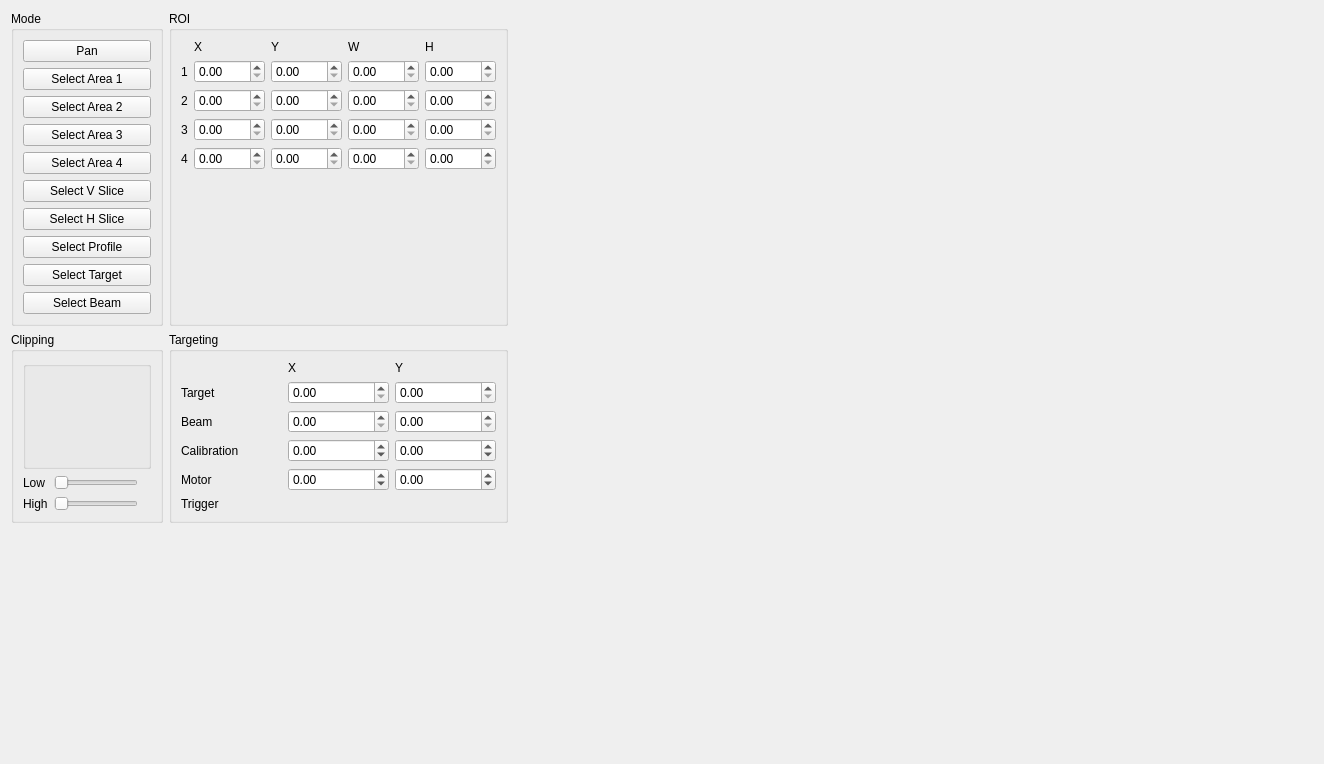
<?xml version="1.0" encoding="UTF-8"?>
<ui version="4.0">
 <class>Form</class>
 <widget class="QWidget" name="Form">
  <property name="geometry">
   <rect>
    <x>0</x>
    <y>0</y>
    <width>1324</width>
    <height>764</height>
   </rect>
  </property>
  <property name="windowTitle">
   <string>QEImage test</string>
  </property>
  <layout class="QHBoxLayout" name="horizontalLayout" stretch="0,1">
   <item>
    <layout class="QGridLayout" name="gridLayout">
     <item row="1" column="1">
      <widget class="QGroupBox" name="groupBox_2">
       <property name="title">
        <string>ROI</string>
       </property>
       <layout class="QGridLayout" name="gridLayout_3">
        <item row="1" column="1">
         <widget class="QESpinBox" name="qespinbox_4">
          <property name="maximum">
           <double>1000.000000000000000</double>
          </property>
          <property name="variable" stdset="0">
           <string>ROI1:X</string>
          </property>
         </widget>
        </item>
        <item row="1" column="2">
         <widget class="QESpinBox" name="qespinbox_2">
          <property name="maximum">
           <double>1000.000000000000000</double>
          </property>
          <property name="variable" stdset="0">
           <string>ROI1:Y</string>
          </property>
         </widget>
        </item>
        <item row="1" column="3">
         <widget class="QESpinBox" name="qespinbox_3">
          <property name="maximum">
           <double>1000.000000000000000</double>
          </property>
          <property name="variable" stdset="0">
           <string>ROI1:W</string>
          </property>
         </widget>
        </item>
        <item row="1" column="4">
         <widget class="QESpinBox" name="qespinbox_5">
          <property name="maximum">
           <double>1000.000000000000000</double>
          </property>
          <property name="variable" stdset="0">
           <string>ROI1:H</string>
          </property>
         </widget>
        </item>
        <item row="2" column="1">
         <widget class="QESpinBox" name="qespinbox_6">
          <property name="maximum">
           <double>1000.000000000000000</double>
          </property>
          <property name="variable" stdset="0">
           <string>ROI2:X</string>
          </property>
         </widget>
        </item>
        <item row="2" column="2">
         <widget class="QESpinBox" name="qespinbox_7">
          <property name="maximum">
           <double>1000.000000000000000</double>
          </property>
          <property name="variable" stdset="0">
           <string>ROI2:Y</string>
          </property>
         </widget>
        </item>
        <item row="2" column="3">
         <widget class="QESpinBox" name="qespinbox_9">
          <property name="maximum">
           <double>1000.000000000000000</double>
          </property>
          <property name="variable" stdset="0">
           <string>ROI2:W</string>
          </property>
         </widget>
        </item>
        <item row="2" column="4">
         <widget class="QESpinBox" name="qespinbox_13">
          <property name="maximum">
           <double>1000.000000000000000</double>
          </property>
          <property name="variable" stdset="0">
           <string>ROI2:H</string>
          </property>
         </widget>
        </item>
        <item row="3" column="1">
         <widget class="QESpinBox" name="qespinbox_11">
          <property name="maximum">
           <double>1000.000000000000000</double>
          </property>
          <property name="variable" stdset="0">
           <string>ROI3:X</string>
          </property>
         </widget>
        </item>
        <item row="3" column="2">
         <widget class="QESpinBox" name="qespinbox_12">
          <property name="maximum">
           <double>1000.000000000000000</double>
          </property>
          <property name="variable" stdset="0">
           <string>ROI3:Y</string>
          </property>
         </widget>
        </item>
        <item row="3" column="3">
         <widget class="QESpinBox" name="qespinbox_8">
          <property name="maximum">
           <double>1000.000000000000000</double>
          </property>
          <property name="variable" stdset="0">
           <string>ROI3:W</string>
          </property>
         </widget>
        </item>
        <item row="3" column="4">
         <widget class="QESpinBox" name="qespinbox_10">
          <property name="maximum">
           <double>1000.000000000000000</double>
          </property>
          <property name="variable" stdset="0">
           <string>ROI3:H</string>
          </property>
         </widget>
        </item>
        <item row="4" column="1">
         <widget class="QESpinBox" name="qespinbox_14">
          <property name="maximum">
           <double>1000.000000000000000</double>
          </property>
          <property name="variable" stdset="0">
           <string>ROI4:X</string>
          </property>
         </widget>
        </item>
        <item row="4" column="2">
         <widget class="QESpinBox" name="qespinbox_16">
          <property name="maximum">
           <double>1000.000000000000000</double>
          </property>
          <property name="variable" stdset="0">
           <string>ROI4:Y</string>
          </property>
         </widget>
        </item>
        <item row="4" column="3">
         <widget class="QESpinBox" name="qespinbox_15">
          <property name="maximum">
           <double>1000.000000000000000</double>
          </property>
          <property name="variable" stdset="0">
           <string>ROI4:W</string>
          </property>
         </widget>
        </item>
        <item row="4" column="4">
         <widget class="QESpinBox" name="qespinbox_17">
          <property name="maximum">
           <double>1000.000000000000000</double>
          </property>
          <property name="variable" stdset="0">
           <string>ROI4:H</string>
          </property>
         </widget>
        </item>
        <item row="0" column="1">
         <widget class="QLabel" name="label_3">
          <property name="text">
           <string>X</string>
          </property>
         </widget>
        </item>
        <item row="0" column="2">
         <widget class="QLabel" name="label_4">
          <property name="text">
           <string>Y</string>
          </property>
         </widget>
        </item>
        <item row="0" column="3">
         <widget class="QLabel" name="label_5">
          <property name="text">
           <string>W</string>
          </property>
         </widget>
        </item>
        <item row="0" column="4">
         <widget class="QLabel" name="label_6">
          <property name="text">
           <string>H</string>
          </property>
         </widget>
        </item>
        <item row="1" column="0">
         <widget class="QLabel" name="label_7">
          <property name="text">
           <string>1</string>
          </property>
         </widget>
        </item>
        <item row="2" column="0">
         <widget class="QLabel" name="label_8">
          <property name="text">
           <string>2</string>
          </property>
         </widget>
        </item>
        <item row="3" column="0">
         <widget class="QLabel" name="label_9">
          <property name="text">
           <string>3</string>
          </property>
         </widget>
        </item>
        <item row="4" column="0">
         <widget class="QLabel" name="label_10">
          <property name="text">
           <string>4</string>
          </property>
         </widget>
        </item>
        <item row="5" column="2">
         <spacer name="verticalSpacer">
          <property name="orientation">
           <enum>Qt::Vertical</enum>
          </property>
          <property name="sizeHint" stdset="0">
           <size>
            <width>20</width>
            <height>40</height>
           </size>
          </property>
         </spacer>
        </item>
       </layout>
      </widget>
     </item>
     <item row="3" column="1">
      <widget class="QGroupBox" name="groupBox_3">
       <property name="title">
        <string>Targeting</string>
       </property>
       <layout class="QGridLayout" name="gridLayout_4">
        <item row="1" column="1">
         <widget class="QESpinBox" name="qespinbox_18">
          <property name="maximum">
           <double>2000.000000000000000</double>
          </property>
          <property name="variable" stdset="0">
           <string>POS:TARGET_X</string>
          </property>
         </widget>
        </item>
        <item row="1" column="2">
         <widget class="QESpinBox" name="qespinbox_19">
          <property name="maximum">
           <double>2000.000000000000000</double>
          </property>
          <property name="variable" stdset="0">
           <string>POS:TARGET_Y</string>
          </property>
         </widget>
        </item>
        <item row="2" column="1">
         <widget class="QESpinBox" name="qespinbox_22">
          <property name="maximum">
           <double>2000.000000000000000</double>
          </property>
          <property name="variable" stdset="0">
           <string>POS:BEAM_X</string>
          </property>
         </widget>
        </item>
        <item row="2" column="2">
         <widget class="QESpinBox" name="qespinbox_23">
          <property name="maximum">
           <double>2000.000000000000000</double>
          </property>
          <property name="variable" stdset="0">
           <string>POS:BEAM_Y</string>
          </property>
         </widget>
        </item>
        <item row="0" column="1">
         <widget class="QLabel" name="label_11">
          <property name="text">
           <string>X</string>
          </property>
         </widget>
        </item>
        <item row="0" column="2">
         <widget class="QLabel" name="label_12">
          <property name="text">
           <string>Y</string>
          </property>
         </widget>
        </item>
        <item row="1" column="0">
         <widget class="QLabel" name="label_15">
          <property name="text">
           <string>Target</string>
          </property>
         </widget>
        </item>
        <item row="2" column="0">
         <widget class="QLabel" name="label_16">
          <property name="text">
           <string>Beam</string>
          </property>
         </widget>
        </item>
        <item row="3" column="0">
         <widget class="QLabel" name="label_18">
          <property name="text">
           <string>Calibration</string>
          </property>
         </widget>
        </item>
        <item row="4" column="0">
         <widget class="QLabel" name="label_19">
          <property name="text">
           <string>Motor</string>
          </property>
         </widget>
        </item>
        <item row="3" column="1">
         <widget class="QESpinBox" name="qespinbox_24">
          <property name="minimum">
           <double>-1000.000000000000000</double>
          </property>
          <property name="maximum">
           <double>1000.000000000000000</double>
          </property>
          <property name="variable" stdset="0">
           <string>POS:CALIB_X</string>
          </property>
         </widget>
        </item>
        <item row="3" column="2">
         <widget class="QESpinBox" name="qespinbox_25">
          <property name="minimum">
           <double>-1000.000000000000000</double>
          </property>
          <property name="maximum">
           <double>1000.000000000000000</double>
          </property>
          <property name="variable" stdset="0">
           <string>POS:CALIB_Y</string>
          </property>
         </widget>
        </item>
        <item row="4" column="1">
         <widget class="QESpinBox" name="qespinbox_26">
          <property name="minimum">
           <double>-1000.000000000000000</double>
          </property>
          <property name="maximum">
           <double>1000.000000000000000</double>
          </property>
          <property name="variable" stdset="0">
           <string>POS:MOTOR_X</string>
          </property>
         </widget>
        </item>
        <item row="4" column="2">
         <widget class="QESpinBox" name="qespinbox_27">
          <property name="minimum">
           <double>-1000.000000000000000</double>
          </property>
          <property name="maximum">
           <double>1000.000000000000000</double>
          </property>
          <property name="variable" stdset="0">
           <string>POS:MOTOR_Y</string>
          </property>
         </widget>
        </item>
        <item row="5" column="0">
         <widget class="QLabel" name="label_20">
          <property name="text">
           <string>Trigger</string>
          </property>
         </widget>
        </item>
        <item row="5" column="1" colspan="2">
         <widget class="QELabel" name="qelabel_3">
          <property name="variable" stdset="0">
           <string>POS:TRIGGER</string>
          </property>
         </widget>
        </item>
       </layout>
      </widget>
     </item>
     <item row="3" column="0">
      <widget class="QGroupBox" name="groupBox">
       <property name="title">
        <string>Clipping</string>
       </property>
       <layout class="QVBoxLayout" name="verticalLayout_2">
        <item>
         <widget class="QERadioGroup" name="qeradiogroup">
          <property name="title">
           <string/>
          </property>
          <property name="variable" stdset="0">
           <string>CLIP:ON_OFF</string>
          </property>
         </widget>
        </item>
        <item>
         <layout class="QGridLayout" name="gridLayout_2">
          <item row="1" column="1">
           <widget class="QESlider" name="qeslider_2">
            <property name="sizePolicy">
             <sizepolicy hsizetype="Preferred" vsizetype="Fixed">
              <horstretch>0</horstretch>
              <verstretch>0</verstretch>
             </sizepolicy>
            </property>
            <property name="maximum">
             <number>256</number>
            </property>
            <property name="orientation">
             <enum>Qt::Horizontal</enum>
            </property>
            <property name="variable" stdset="0">
             <string>CLIP:HIGH</string>
            </property>
           </widget>
          </item>
          <item row="0" column="2">
           <widget class="QELabel" name="qelabel">
            <property name="variable" stdset="0">
             <string>CLIP:LOW</string>
            </property>
           </widget>
          </item>
          <item row="1" column="0">
           <widget class="QLabel" name="label">
            <property name="text">
             <string>High</string>
            </property>
           </widget>
          </item>
          <item row="0" column="0">
           <widget class="QLabel" name="label_2">
            <property name="text">
             <string>Low</string>
            </property>
           </widget>
          </item>
          <item row="0" column="1">
           <widget class="QESlider" name="qeslider">
            <property name="sizePolicy">
             <sizepolicy hsizetype="Preferred" vsizetype="Fixed">
              <horstretch>0</horstretch>
              <verstretch>0</verstretch>
             </sizepolicy>
            </property>
            <property name="maximum">
             <number>256</number>
            </property>
            <property name="orientation">
             <enum>Qt::Horizontal</enum>
            </property>
            <property name="variable" stdset="0">
             <string>CLIP:LOW</string>
            </property>
           </widget>
          </item>
          <item row="1" column="2">
           <widget class="QELabel" name="qelabel_2">
            <property name="variable" stdset="0">
             <string>CLIP:HIGH</string>
            </property>
           </widget>
          </item>
         </layout>
        </item>
       </layout>
      </widget>
     </item>
     <item row="4" column="1">
      <spacer name="verticalSpacer_3">
       <property name="orientation">
        <enum>Qt::Vertical</enum>
       </property>
       <property name="sizeHint" stdset="0">
        <size>
         <width>20</width>
         <height>40</height>
        </size>
       </property>
      </spacer>
     </item>
     <item row="1" column="0">
      <widget class="QGroupBox" name="groupBox_4">
       <property name="title">
        <string>Mode</string>
       </property>
       <layout class="QVBoxLayout" name="verticalLayout_3">
        <item>
         <widget class="QPushButton" name="pushButton">
          <property name="text">
           <string>Pan</string>
          </property>
         </widget>
        </item>
        <item>
         <widget class="QPushButton" name="pushButton_2">
          <property name="text">
           <string>Select Area 1</string>
          </property>
         </widget>
        </item>
        <item>
         <widget class="QPushButton" name="pushButton_8">
          <property name="text">
           <string>Select Area 2</string>
          </property>
         </widget>
        </item>
        <item>
         <widget class="QPushButton" name="pushButton_9">
          <property name="text">
           <string>Select Area 3</string>
          </property>
         </widget>
        </item>
        <item>
         <widget class="QPushButton" name="pushButton_10">
          <property name="text">
           <string>Select Area 4</string>
          </property>
         </widget>
        </item>
        <item>
         <widget class="QPushButton" name="pushButton_3">
          <property name="text">
           <string>Select V Slice</string>
          </property>
         </widget>
        </item>
        <item>
         <widget class="QPushButton" name="pushButton_4">
          <property name="text">
           <string>Select H Slice</string>
          </property>
         </widget>
        </item>
        <item>
         <widget class="QPushButton" name="pushButton_5">
          <property name="text">
           <string>Select Profile</string>
          </property>
         </widget>
        </item>
        <item>
         <widget class="QPushButton" name="pushButton_6">
          <property name="text">
           <string>Select Target</string>
          </property>
         </widget>
        </item>
        <item>
         <widget class="QPushButton" name="pushButton_7">
          <property name="text">
           <string>Select Beam</string>
          </property>
         </widget>
        </item>
       </layout>
      </widget>
     </item>
    </layout>
   </item>
   <item>
    <widget class="QEImage" name="qeimage">
     <property name="imageVariable" stdset="0">
      <string>VIDEO:WF:DATA</string>
     </property>
     <property name="widthVariable" stdset="0">
      <string>VIDEO:LI:NX</string>
     </property>
     <property name="heightVariable" stdset="0">
      <string>VIDEO:LI:NY</string>
     </property>
     <property name="regionOfInterest1XVariable" stdset="0">
      <string>ROI1:X</string>
     </property>
     <property name="regionOfInterest1YVariable" stdset="0">
      <string>ROI1:Y</string>
     </property>
     <property name="regionOfInterest1WVariable" stdset="0">
      <string>ROI1:W</string>
     </property>
     <property name="regionOfInterest1HVariable" stdset="0">
      <string>ROI1:H</string>
     </property>
     <property name="regionOfInterest2XVariable" stdset="0">
      <string>ROI2:X</string>
     </property>
     <property name="regionOfInterest2YVariable" stdset="0">
      <string>ROI2:Y</string>
     </property>
     <property name="regionOfInterest2WVariable" stdset="0">
      <string>ROI2:W</string>
     </property>
     <property name="regionOfInterest2HVariable" stdset="0">
      <string>ROI2:H</string>
     </property>
     <property name="regionOfInterest3XVariable" stdset="0">
      <string>ROI3:X</string>
     </property>
     <property name="regionOfInterest3YVariable" stdset="0">
      <string>ROI3:Y</string>
     </property>
     <property name="regionOfInterest3WVariable" stdset="0">
      <string>ROI3:W</string>
     </property>
     <property name="regionOfInterest3HVariable" stdset="0">
      <string>ROI3:H</string>
     </property>
     <property name="regionOfInterest4XVariable" stdset="0">
      <string>ROI4:X</string>
     </property>
     <property name="regionOfInterest4YVariable" stdset="0">
      <string>ROI4:Y</string>
     </property>
     <property name="regionOfInterest4WVariable" stdset="0">
      <string>ROI4:W</string>
     </property>
     <property name="regionOfInterest4HVariable" stdset="0">
      <string>ROI4:H</string>
     </property>
     <property name="targetXVariable" stdset="0">
      <string>POS:TARGET_X</string>
     </property>
     <property name="targetYVariable" stdset="0">
      <string>POS:TARGET_Y</string>
     </property>
     <property name="beamXVariable" stdset="0">
      <string>POS:BEAM_X</string>
     </property>
     <property name="beamYVariable" stdset="0">
      <string>POS:BEAM_Y</string>
     </property>
     <property name="targetTriggerVariable" stdset="0">
      <string>POS:TRIGGER</string>
     </property>
     <property name="clippingOnOffVariable" stdset="0">
      <string>CLIP:ON_OFF</string>
     </property>
     <property name="clippingLowVariable" stdset="0">
      <string>CLIP:LOW</string>
     </property>
     <property name="clippingHighVariable" stdset="0">
      <string>CLIP:HIGH</string>
     </property>
     <property name="variableSubstitutions" stdset="0">
      <string>PT=SR08ID01DET01:PT, ROI=SR08ID01DET:ROI1</string>
     </property>
     <property name="logBrightness" stdset="0">
      <bool>false</bool>
     </property>
     <property name="useFalseColour">
      <bool>false</bool>
     </property>
     <property name="resizeOption" stdset="0">
      <enum>QEImage::Fit</enum>
     </property>
     <property name="enableImageDisplayProperties">
      <bool>true</bool>
     </property>
     <property name="briefInfoArea">
      <bool>true</bool>
     </property>
     <property name="enableBrightnessContrast" stdset="0">
      <bool>true</bool>
     </property>
     <property name="enableAreaSelection" stdset="0">
      <bool>true</bool>
     </property>
     <property name="regionOfInterestXVariable" stdset="0">
      <string/>
     </property>
     <property name="regionOfInterestYVariable" stdset="0">
      <string/>
     </property>
     <property name="regionOfInterestWVariable" stdset="0">
      <string/>
     </property>
     <property name="regionOfInterestHVariable" stdset="0">
      <string/>
     </property>
     <property name="enablePan" stdset="0">
      <bool>false</bool>
     </property>
    </widget>
   </item>
  </layout>
 </widget>
 <customwidgets>
  <customwidget>
   <class>QEImage</class>
   <extends>QFrame</extends>
   <header>QEImage.h</header>
   <container>1</container>
  </customwidget>
  <customwidget>
   <class>QELabel</class>
   <extends>QLabel</extends>
   <header>QELabel.h</header>
  </customwidget>
  <customwidget>
   <class>QERadioGroup</class>
   <extends>QEGroupBox</extends>
   <header>QERadioGroup.h</header>
  </customwidget>
  <customwidget>
   <class>QESlider</class>
   <extends>QSlider</extends>
   <header>QESlider.h</header>
  </customwidget>
  <customwidget>
   <class>QESpinBox</class>
   <extends>QDoubleSpinBox</extends>
   <header>QESpinBox.h</header>
  </customwidget>
  <customwidget>
   <class>QEGroupBox</class>
   <extends>QGroupBox</extends>
   <header>QEGroupBox.h</header>
   <container>1</container>
  </customwidget>
 </customwidgets>
 <resources/>
 <connections>
  <connection>
   <sender>pushButton</sender>
   <signal>clicked()</signal>
   <receiver>qeimage</receiver>
   <slot>setSelectPanMode()</slot>
   <hints>
    <hint type="sourcelabel">
     <x>169</x>
     <y>58</y>
    </hint>
    <hint type="destinationlabel">
     <x>1045</x>
     <y>700</y>
    </hint>
   </hints>
  </connection>
  <connection>
   <sender>pushButton_2</sender>
   <signal>clicked()</signal>
   <receiver>qeimage</receiver>
   <slot>setSelectArea1Mode()</slot>
   <hints>
    <hint type="sourcelabel">
     <x>157</x>
     <y>92</y>
    </hint>
    <hint type="destinationlabel">
     <x>967</x>
     <y>482</y>
    </hint>
   </hints>
  </connection>
  <connection>
   <sender>pushButton_3</sender>
   <signal>clicked()</signal>
   <receiver>qeimage</receiver>
   <slot>setSelectArea2Mode()</slot>
   <hints>
    <hint type="sourcelabel">
     <x>251</x>
     <y>212</y>
    </hint>
    <hint type="destinationlabel">
     <x>860</x>
     <y>707</y>
    </hint>
   </hints>
  </connection>
  <connection>
   <sender>pushButton_10</sender>
   <signal>clicked()</signal>
   <receiver>qeimage</receiver>
   <slot>setSelectArea4Mode()</slot>
   <hints>
    <hint type="sourcelabel">
     <x>268</x>
     <y>182</y>
    </hint>
    <hint type="destinationlabel">
     <x>930</x>
     <y>557</y>
    </hint>
   </hints>
  </connection>
  <connection>
   <sender>pushButton_4</sender>
   <signal>clicked()</signal>
   <receiver>qeimage</receiver>
   <slot>setSelectHSliceMode()</slot>
   <hints>
    <hint type="sourcelabel">
     <x>268</x>
     <y>242</y>
    </hint>
    <hint type="destinationlabel">
     <x>876</x>
     <y>629</y>
    </hint>
   </hints>
  </connection>
  <connection>
   <sender>pushButton_8</sender>
   <signal>clicked()</signal>
   <receiver>qeimage</receiver>
   <slot>setSelectArea2Mode()</slot>
   <hints>
    <hint type="sourcelabel">
     <x>240</x>
     <y>122</y>
    </hint>
    <hint type="destinationlabel">
     <x>985</x>
     <y>492</y>
    </hint>
   </hints>
  </connection>
  <connection>
   <sender>pushButton_9</sender>
   <signal>clicked()</signal>
   <receiver>qeimage</receiver>
   <slot>setSelectArea3Mode()</slot>
   <hints>
    <hint type="sourcelabel">
     <x>259</x>
     <y>152</y>
    </hint>
    <hint type="destinationlabel">
     <x>907</x>
     <y>528</y>
    </hint>
   </hints>
  </connection>
  <connection>
   <sender>pushButton_3</sender>
   <signal>clicked()</signal>
   <receiver>qeimage</receiver>
   <slot>setSelectVSliceMode()</slot>
   <hints>
    <hint type="sourcelabel">
     <x>226</x>
     <y>212</y>
    </hint>
    <hint type="destinationlabel">
     <x>1096</x>
     <y>487</y>
    </hint>
   </hints>
  </connection>
  <connection>
   <sender>pushButton_5</sender>
   <signal>clicked()</signal>
   <receiver>qeimage</receiver>
   <slot>setSelectProfileMode()</slot>
   <hints>
    <hint type="sourcelabel">
     <x>234</x>
     <y>272</y>
    </hint>
    <hint type="destinationlabel">
     <x>1082</x>
     <y>486</y>
    </hint>
   </hints>
  </connection>
  <connection>
   <sender>pushButton_6</sender>
   <signal>clicked()</signal>
   <receiver>qeimage</receiver>
   <slot>setSelectTargetMode()</slot>
   <hints>
    <hint type="sourcelabel">
     <x>191</x>
     <y>302</y>
    </hint>
    <hint type="destinationlabel">
     <x>1006</x>
     <y>490</y>
    </hint>
   </hints>
  </connection>
  <connection>
   <sender>pushButton_7</sender>
   <signal>clicked()</signal>
   <receiver>qeimage</receiver>
   <slot>setSelectBeamMode()</slot>
   <hints>
    <hint type="sourcelabel">
     <x>231</x>
     <y>332</y>
    </hint>
    <hint type="destinationlabel">
     <x>1065</x>
     <y>472</y>
    </hint>
   </hints>
  </connection>
 </connections>
</ui>
